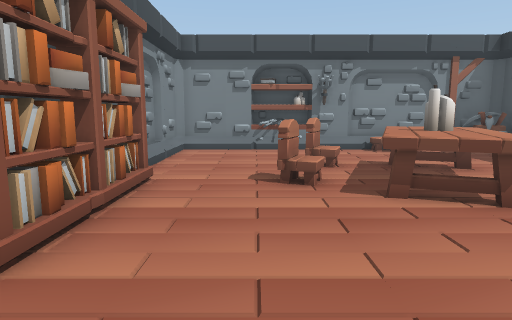
[1] (above)

19 first-person views from a walk through a scene from a Unity 3-D project. The camera is 1.3 m above the floor, tilts 8° down and sees 75° across. The floor is counted in squares, 1 m on a side. Each view is taken from the middle of a square. On the plan, view 1 faces up. The plan holds only what a view shows up to about 14 squares ahead; the rest is blank.

[2]
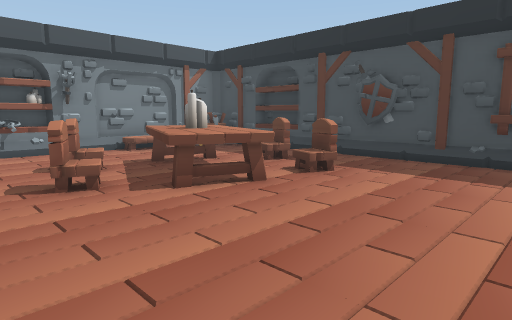

[3]
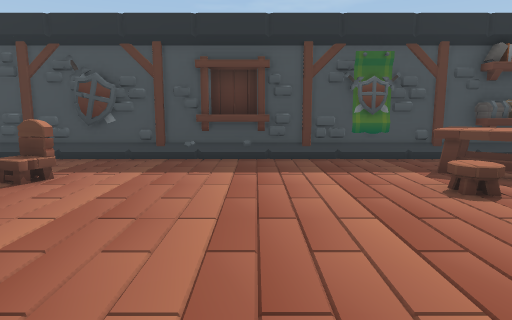

[4]
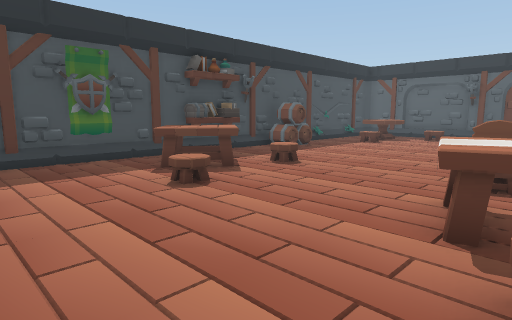

[5]
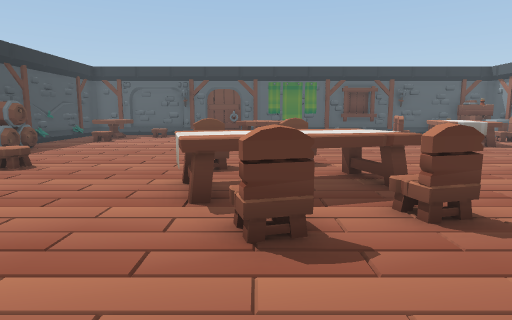

[6]
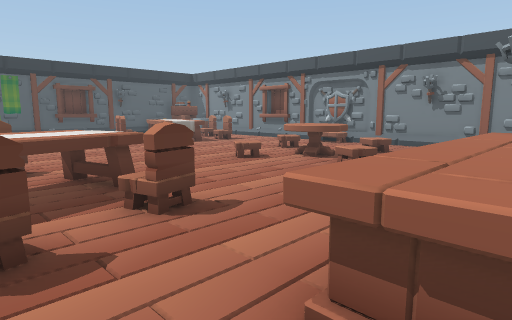

[7]
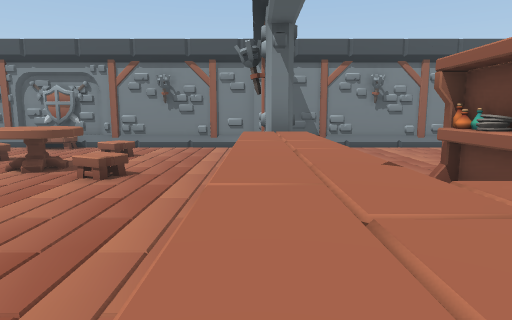

[8]
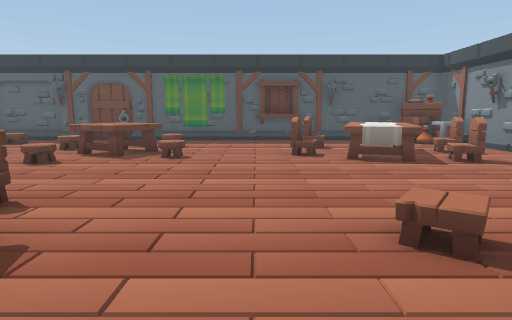

[9]
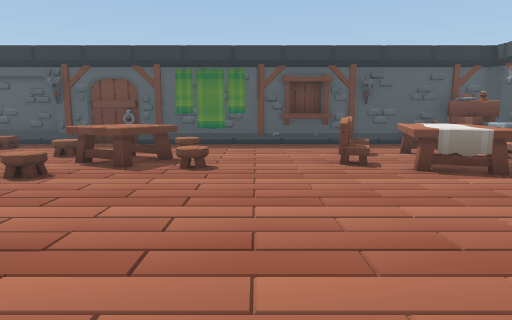

[10]
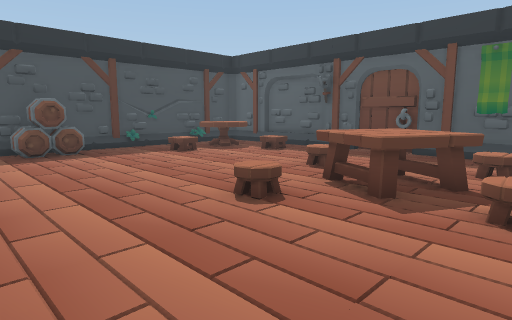

[11]
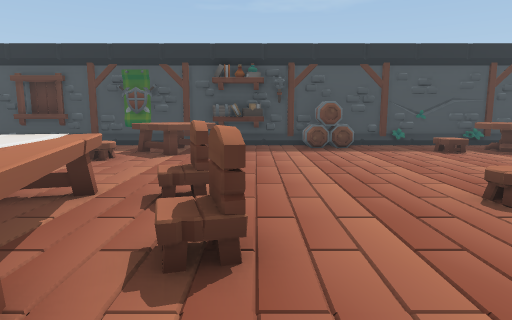

[12]
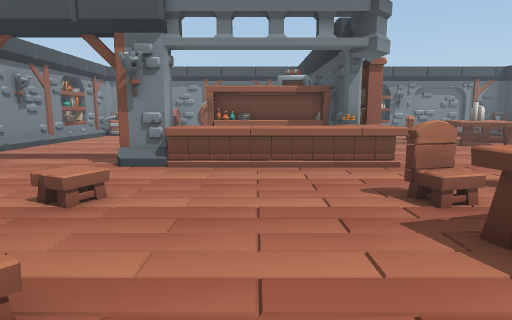

[13]
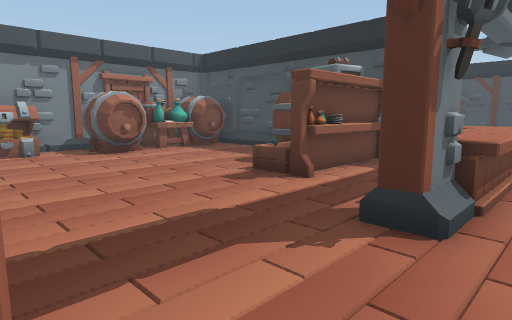

[14]
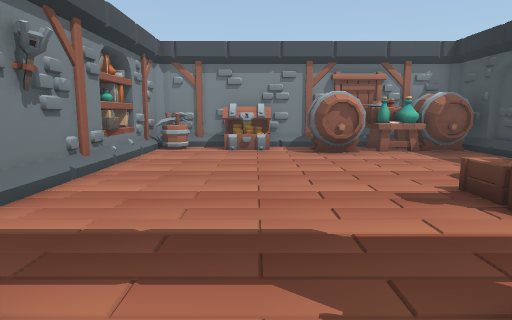

[15]
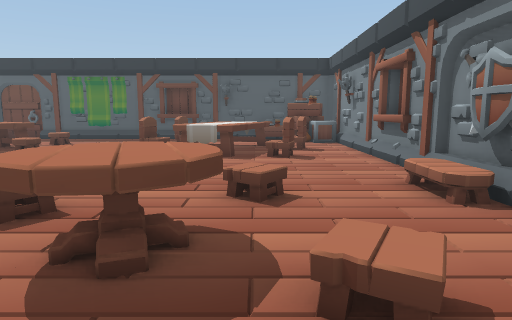

[16]
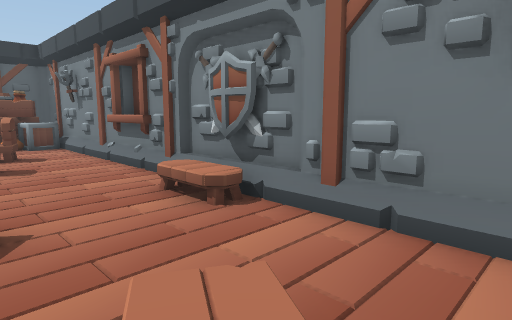

[17]
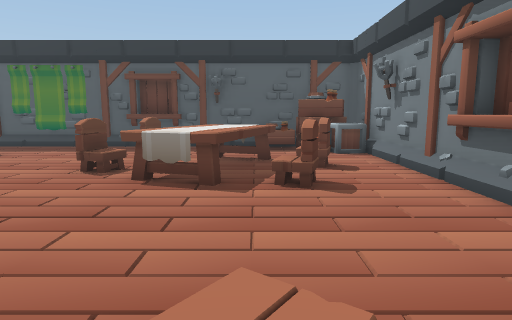

[18]
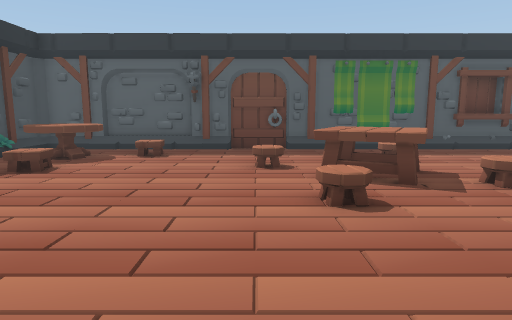

[19]
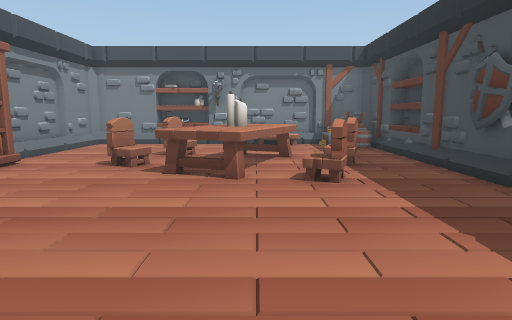

### Floor plan
Key: @ floor where view 1 was taken; # wall or solid block; . floor; = window, fence, low wall or low ledge; ^ raised ledge; S shelf; C chair; T table; B bookshelf; U bucket; R torch; A crate; H chest; O other object.
Columns run from 15 left of view 1 to 9 right of it. Each row starts with its distance up from view 1.
 13                SSS
 12 ###############SSS####O##
 11 #O.HH.O  OO #..........U#
 10 S.....OOOOOO#..........U#
  9 S...........#....CT.....S
  8 S...........#...C.TTT...S
  7 S.......... #...C.OOTCC.#
  6 #.........O #B..CTOOTC..#
  5 #........O  #B...TTT.C..#
  4 #......=A OO#B....T.CC..#
  3 #.......#####B..........#
  2 #.........  O...........#
  1 #  ...#OOOO^^...........#
  0 ###...ROOOOO^..@........#
 -1 #.......................#
 -2 #.............C.........#
 -3 #.....O....CC..........##
 -4 #..O.TT.....TTTT.....TT##
 -5 #...TTT....TTTTT....TTTT#
 -6 #....TTO....TTTT.....TTS#
 -7 #O..O..........C....O..S#
 -8 #O...........C.........SS
 -9 #.......................R
-10 #.....................OO#
-11 #.....................OO#
-12 #..C.TT........O.......O#
-13 #...TTT.C....TT.........#
-14 #.COTTT.C...TTTT........#
-15 #...TTTC.....TT.O.......#
-16 #...TT.C....O........TT.#
-17 #AA................O.TT.#
-18 #AAAA................  .#
-19 ########^################
-20        ###

Where each view was taken, in squares from view 1:
view 1: 0 up, 0 right, facing up
view 2: 0 up, 1 left, facing up-right
view 3: 0 up, 1 left, facing right
view 4: 0 up, 1 left, facing down-right
view 5: 1 up, 1 left, facing down
view 6: 1 up, 1 left, facing down-left
view 7: 0 up, 2 left, facing left
view 8: 3 down, 6 left, facing down
view 9: 5 down, 5 left, facing down
view 10: 8 down, 4 left, facing down-right
view 11: 8 down, 5 left, facing right
view 12: 8 down, 6 left, facing up
view 13: 1 down, 13 left, facing up-right
view 14: 1 down, 11 left, facing up
view 15: 2 down, 11 left, facing down
view 16: 3 down, 11 left, facing down-left
view 17: 6 down, 11 left, facing down
view 18: 7 down, 1 right, facing down
view 19: 2 down, 4 right, facing up
